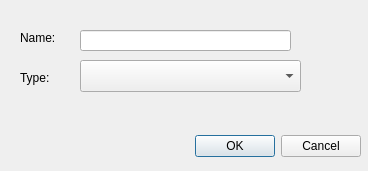
<?xml version="1.0" encoding="UTF-8"?>
<ui version="4.0">
 <class>NewCurve</class>
 <widget class="QDialog" name="NewCurve">
  <property name="geometry">
   <rect>
    <x>0</x>
    <y>0</y>
    <width>368</width>
    <height>171</height>
   </rect>
  </property>
  <property name="windowTitle">
   <string>Dialog</string>
  </property>
  <widget class="QDialogButtonBox" name="buttonBox">
   <property name="geometry">
    <rect>
     <x>20</x>
     <y>130</y>
     <width>341</width>
     <height>32</height>
    </rect>
   </property>
   <property name="orientation">
    <enum>Qt::Horizontal</enum>
   </property>
   <property name="standardButtons">
    <set>QDialogButtonBox::Cancel|QDialogButtonBox::Ok</set>
   </property>
  </widget>
  <widget class="QLabel" name="label">
   <property name="geometry">
    <rect>
     <x>20</x>
     <y>30</y>
     <width>58</width>
     <height>16</height>
    </rect>
   </property>
   <property name="text">
    <string>Name:</string>
   </property>
  </widget>
  <widget class="QLabel" name="label_2">
   <property name="geometry">
    <rect>
     <x>20</x>
     <y>70</y>
     <width>58</width>
     <height>16</height>
    </rect>
   </property>
   <property name="text">
    <string>Type:</string>
   </property>
  </widget>
  <widget class="QLineEdit" name="name_line">
   <property name="geometry">
    <rect>
     <x>80</x>
     <y>30</y>
     <width>211</width>
     <height>21</height>
    </rect>
   </property>
  </widget>
  <widget class="QComboBox" name="typesList">
   <property name="geometry">
    <rect>
     <x>80</x>
     <y>60</y>
     <width>221</width>
     <height>32</height>
    </rect>
   </property>
  </widget>
 </widget>
 <resources/>
 <connections>
  <connection>
   <sender>buttonBox</sender>
   <signal>accepted()</signal>
   <receiver>NewCurve</receiver>
   <slot>accept()</slot>
   <hints>
    <hint type="sourcelabel">
     <x>248</x>
     <y>254</y>
    </hint>
    <hint type="destinationlabel">
     <x>157</x>
     <y>274</y>
    </hint>
   </hints>
  </connection>
  <connection>
   <sender>buttonBox</sender>
   <signal>rejected()</signal>
   <receiver>NewCurve</receiver>
   <slot>reject()</slot>
   <hints>
    <hint type="sourcelabel">
     <x>316</x>
     <y>260</y>
    </hint>
    <hint type="destinationlabel">
     <x>286</x>
     <y>274</y>
    </hint>
   </hints>
  </connection>
 </connections>
</ui>
